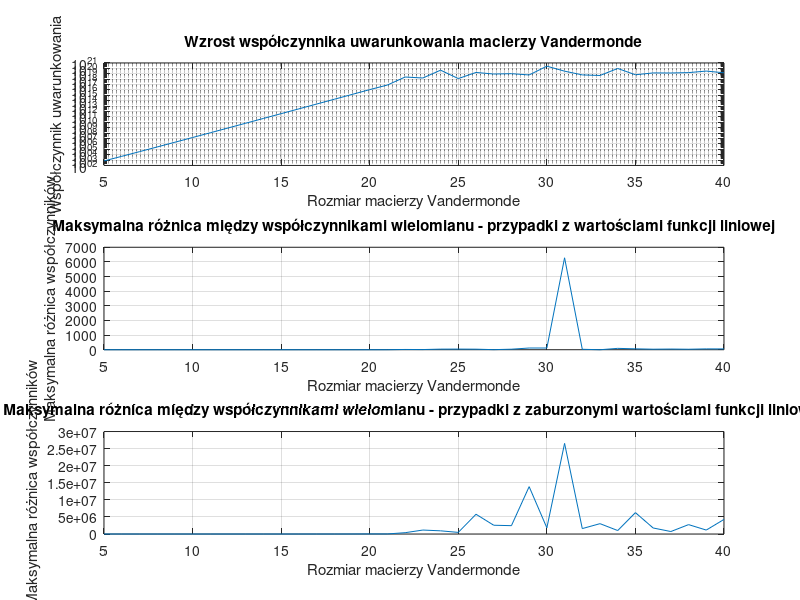

Write the MATLAB code that produced this figure.
function Zad_3
[matrix_condition_numbers, max_coefficients_difference_1, max_coefficients_difference_2] = zadanie3();
end

function [matrix_condition_numbers, max_coefficients_difference_1, max_coefficients_difference_2] = zadanie3()
% Zwracane są trzy wektory wierszowe:
% matrix_condition_numbers - współczynniki uwarunkowania badanych macierzy Vandermonde
% max_coefficients_difference_1 - maksymalna różnica między referencyjnymi a obliczonymi współczynnikami wielomianu,
%       gdy b zawiera wartości funkcji liniowej
% max_coefficients_difference_2 - maksymalna różnica między referencyjnymi a obliczonymi współczynnikami wielomianu,
%       gdy b zawiera zaburzone wartości funkcji liniowej

N = 5:40;

%% chart 1
matrix_condition_numbers = zeros(1, length(N));
for i = 1:length(N)
    ni = N(i);
    V = vandermonde_matrix(ni);
    matrix_condition_numbers(i) = cond(V);
end

%% chart 2
a1 = randi([20,30]);
max_coefficients_difference_1 = zeros(1, length(N));
for i = 1:length(N)
    ni = N(i);
    V = vandermonde_matrix(ni);
    
    % Niech wektor b zawiera wartości funkcji liniowej
    b = linspace(0,a1,ni)';
    reference_coefficients = [0; a1; zeros(ni-2,1)]; % tylko a1 jest niezerowy
    
    % Wyznacznie współczynników wielomianu interpolującego
    calculated_coefficients = V \ b;

    max_coefficients_difference_1(i) = max(abs(calculated_coefficients-reference_coefficients));
end

%% chart 3
max_coefficients_difference_2 = zeros(1, length(N));
for i = 1:length(N)
    ni = N(i);
    V = vandermonde_matrix(ni);
    
    % Niech wektor b zawiera wartości funkcji liniowej nieznacznie zaburzone
    b = linspace(0,a1,ni)' + rand(ni,1)*1e-10;
    reference_coefficients = [0; a1; zeros(ni-2,1)]; % tylko a1 jest niezerowy
    
    % Wyznacznie współczynników wielomianu interpolującego
    calculated_coefficients = V \ b;
    
    max_coefficients_difference_2(i) = max(abs(calculated_coefficients-reference_coefficients));
end

%% Plot all charts in one figure
figure;
subplot(3,1,1);
semilogy(N, matrix_condition_numbers);
title('Wzrost współczynnika uwarunkowania macierzy Vandermonde');
xlabel('Rozmiar macierzy Vandermonde');
ylabel('Współczynnik uwarunkowania');
grid on;

subplot(3,1,2);
plot(N, max_coefficients_difference_1);
title('Maksymalna różnica między współczynnikami wielomianu - przypadki z wartościami funkcji liniowej');
xlabel('Rozmiar macierzy Vandermonde');
ylabel('Maksymalna różnica współczynników');
grid on;

subplot(3,1,3);
plot(N, max_coefficients_difference_2);
title('Maksymalna różnica między współczynnikami wielomianu - przypadki z zaburzonymi wartościami funkcji liniowej');
xlabel('Rozmiar macierzy Vandermonde');
ylabel('Maksymalna różnica współczynników');
grid on;

saveas(gcf, 'zadanie3.png');
end


function V = vandermonde_matrix(N)
    % Generuje macierz Vandermonde dla N punktów równomiernie rozmieszczonych w przedziale [0, 1]
    x = linspace(0, 1, N);
    V = repmat(x', 1, N).^repmat(0:N-1, N, 1);
end
